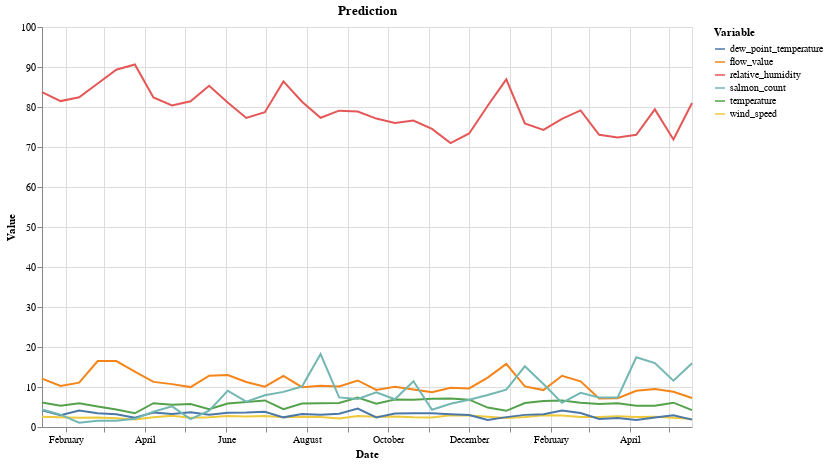

Write notebook code for a chart like this one.
### Code cell
df = cnn_multi.reset_index().rename(columns={'index': 'Date'})
df['Date'] = pd.to_datetime(df['Date'])
df_melted = df.melt("Date", var_name='Variable', value_name='Value')

prediction_chart = alt.Chart(df_melted).mark_line().encode(
    x='Date:T',
    y='Value:Q',
    color='Variable:N',
    tooltip=['Date:T', 'Variable:N', 'Value:Q']
).properties(
    width=650,
    height=400,
    title="Prediction") 

prediction_chart

### Figure 1 — Vega specification as saved in the notebook (floating-point values rounded to 4 significant figures; data arrays with more than 128 entries replaced by an {"elided": "..."} marker saying what was removed)
{"$schema": "https://vega.github.io/schema/vega/v5.json", "data": [{"name": "source_0", "values": {"elided": "216 records"}, "transform": [{"type": "formula", "expr": "toDate(datum['Date'])", "as": "Date"}]}, {"name": "source_0_y_domain_Value", "values": [{"min": 1.093, "max": 90.64}]}, {"name": "source_0_color_domain_Variable", "values": [{"Variable": "temperature"}, {"Variable": "relative_humidity"}, {"Variable": "wind_speed"}, {"Variable": "dew_point_temperature"}, {"Variable": "flow_value"}, {"Variable": "salmon_count"}]}], "marks": [{"type": "group", "name": "pathgroup", "from": {"facet": {"data": "source_0", "name": "faceted_path_main", "groupby": ["Variable"]}}, "encode": {"update": {"width": {"field": {"signal": null, "datum": null, "group": "width", "parent": null}}, "height": {"field": {"signal": null, "datum": null, "group": "height", "parent": null}}}}, "marks": [{"type": "line", "name": "marks", "from": {"data": "faceted_path_main"}, "sort": {"field": "datum[\"Date\"]"}, "encode": {"update": {"x": {"field": "Date", "scale": "x"}, "y": {"field": "Value", "scale": "y"}, "tooltip": {"signal": "{\"Date\": timeFormat(datum[\"Date\"], '%b %d, %Y'), \"Variable\": isValid(datum[\"Variable\"]) ? datum[\"Variable\"] : \"\"+datum[\"Variable\"], \"Value\": format(datum[\"Value\"], \"\")}"}, "defined": {"signal": "isValid(datum[\"Date\"]) && isFinite(+datum[\"Date\"]) && isValid(datum[\"Value\"]) && isFinite(+datum[\"Value\"])"}, "stroke": {"field": "Variable", "scale": "color"}}}, "style": ["line"]}]}], "scales": [{"name": "x", "type": "time", "domain": {"data": "source_0", "field": "Date"}, "range": [0, {"signal": "width"}]}, {"name": "y", "type": "linear", "domain": [{"signal": "(data(\"source_0_y_domain_Value\")[0] || {}).min"}, {"signal": "(data(\"source_0_y_domain_Value\")[0] || {}).max"}], "range": [{"signal": "height"}, 0], "zero": true, "nice": true}, {"name": "color", "type": "ordinal", "domain": {"data": "source_0_color_domain_Variable", "field": "Variable", "sort": true}, "range": "category"}], "axes": [{"scale": "x", "minExtent": 0, "gridScale": "y", "grid": true, "aria": false, "maxExtent": 0, "ticks": false, "zindex": 0, "orient": "bottom", "tickCount": {"signal": "ceil(width/40)"}, "domain": false, "labels": false}, {"scale": "y", "aria": false, "tickCount": {"signal": "ceil(height/40)"}, "maxExtent": 0, "minExtent": 0, "ticks": false, "orient": "left", "zindex": 0, "gridScale": "x", "labels": false, "grid": true, "domain": false}, {"scale": "x", "grid": false, "labelOverlap": true, "orient": "bottom", "tickCount": {"signal": "ceil(width/40)"}, "zindex": 0, "labelFlush": true, "title": "Date"}, {"scale": "y", "zindex": 0, "orient": "left", "title": "Value", "labelOverlap": true, "tickCount": {"signal": "ceil(height/40)"}, "grid": false}], "title": {"text": "Prediction", "frame": "group"}, "width": 650, "height": 400, "background": "white", "style": "cell", "legends": [{"stroke": "color", "symbolType": "stroke", "title": "Variable"}], "padding": 5}
